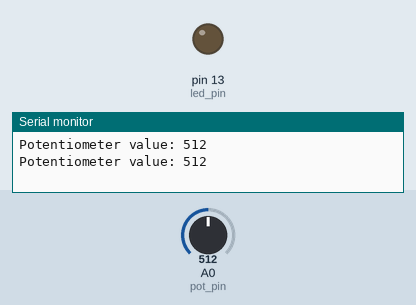
Recording of a sketch running on a simulated Arduino Uno, built with avr-gcc and run on an emulated ATmega328P. Shown: output pins drawn as LEDs (lit = HIGH), the last lines printed to the serial monitor. Dashed ring = blinking. The inputs (shaded band) are chosen by the test bench; at power-on: A0 (pot_pin) = 512.

Above: at 0.6 s.
At 1.3 s:
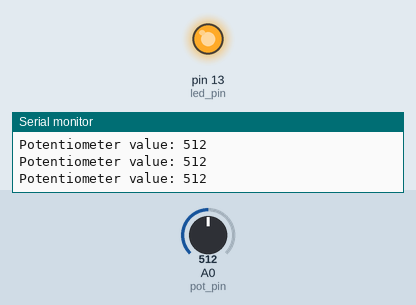
1.4 s: A0 (pot_pin) set to 0
At 2.2 s:
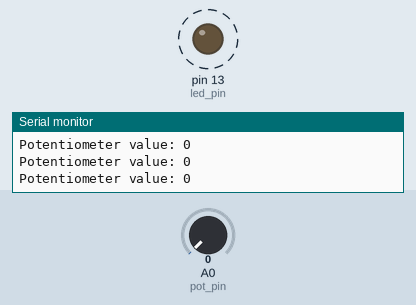
4.5 s: A0 (pot_pin) set to 122
Timing chart, 0 to 13.6 s (numbered marks = the images above; inputs shaded):
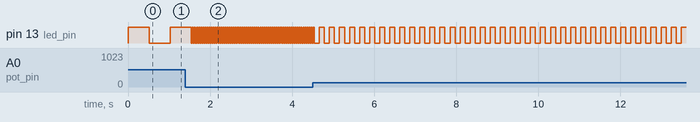

The sketch:

4_analog_blink_rate.ino
```cpp
/*
 * 3_analog_blink_rate.ino
 *
 * simple program to adjust the blink rate of an led based upon the value of a
 * potentiometer
 *
 * author: prof. alex shenfield
 * date:   2024/11/12
 */

// set pin numbers
const int led_pin = 13;
const int pot_pin = A0;

// initialise the state of the led
int led_state = LOW;

// CODE

// set up code
void setup()
{
  // set up the serial connection to enable debugging
  Serial.begin(9600);

  // set the pin i/o
  pinMode(led_pin, OUTPUT);
}

// main program
void loop()
{
  // get the value of the pot
  int pot_val = analogRead(pot_pin);

  // debugging
  Serial.print("Potentiometer value: ");
  Serial.println(pot_val, DEC);

  // flip the state of the LED
  if(led_state == HIGH)
  {
    led_state = LOW;
  }
  else
  {
    led_state = HIGH;
  }

  // then write it out and wait for the delay set by the pot
  digitalWrite(led_pin, led_state);
  delay(pot_val);

}
```

Measured:
- after the input at 1.4 s, pin 13 (led_pin): alternates HIGH for 0.02 s and LOW for 0.02 s, starting after 0.17 s
